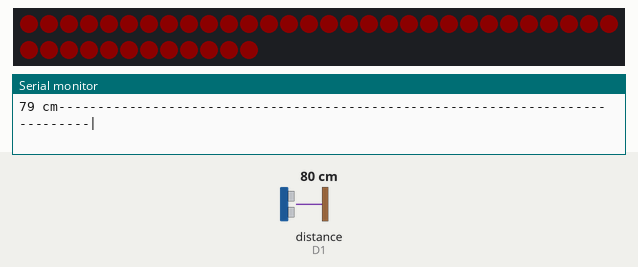
Simulated run of this program. Board: Adafruit Feather M0. Shown: 42 RGB LEDs in strip order, left to right, continuing on the next row, the last lines printed to the serial monitor. Wiring (inferred from the names in the program): ultrasonic range finder: trigger D2; echo D1. Inputs (shaded band) come from the test bench; at power-on: distance to the obstacle (sensor on D1) 80 cm. The echo pulse lasts 58.3 µs per cm; dim RGB values are drawn brighter than linear.

Above: at 1.2 s.
1.3 s: distance to the obstacle (sensor on D1) set to 2 cm
At 2.8 s:
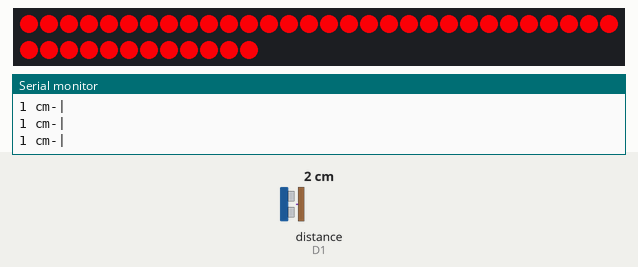
3.1 s: distance to the obstacle (sensor on D1) set to 250 cm
4.9 s: distance to the obstacle (sensor on D1) set to 299 cm
Timing chart, 0 to 7.9 s (numbered marks = the images above; inputs shaded):
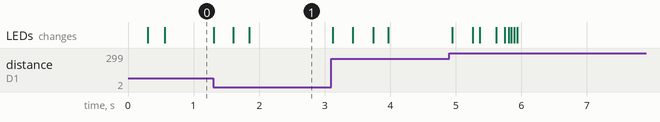

The program:

main.cpp
```cpp
#include <Arduino.h>
#include <FastLED.h>

#define ECHO_PIN 1
#define TRIGGER_PIN 2

#define LED_STRIP 3
#define LED_COUNT 42

long duration;
float speedOfSound = 0.034;

// * Tracking a moving average
const int totalReadings = 50;
int sensorReadings[totalReadings];
int currentIndex = 0;
int currentSum = 0;

uint8_t lightLevel;
CRGB leds[LED_COUNT];
uint8_t hue = 253;
uint8_t saturation = 255;

void setupUltrasonicSensor()
{
  pinMode(TRIGGER_PIN, OUTPUT);
  pinMode(ECHO_PIN, INPUT);
}

void setupLedStrip()
{
  FastLED.addLeds<NEOPIXEL, LED_STRIP>(leds, LED_COUNT);
}

void setup()
{
  setupUltrasonicSensor();
  setupLedStrip();

  Serial.begin(9600);
}

void updateLEDs(int brightnessLevel)
{
  lightLevel = map(brightnessLevel, 0, 100, 255, 0);

  // for (int i = 0; i < LED_COUNT; i++)
  // {
  //   hue += 1;
  //   if (hue % 255 == 0)
  //   {
  //     hue = 0;
  //   }
  //   leds[i] = CHSV(hue, saturation, lightLevel);
  // }
  fill_solid(leds, LED_COUNT, CHSV(hue, saturation, lightLevel));
  FastLED.show();
}

int readSensor()
{
  digitalWrite(TRIGGER_PIN, LOW);
  delayMicroseconds(2);
  digitalWrite(TRIGGER_PIN, HIGH);
  delayMicroseconds(10);
  digitalWrite(TRIGGER_PIN, LOW);

  duration = pulseIn(ECHO_PIN, HIGH);
  // * Speed of sound wave divided by 2 (out and back)
  return duration * speedOfSound / 2;
}

void logDistance(int distance)
{
  Serial.print(distance);
  Serial.print(" cm");
  for (int i = 0; i < distance; i++)
  {
    Serial.print("-");
  }
  Serial.println("|");
}

int updateMovingAverage(int rawDistance)
{
  currentSum -= sensorReadings[currentIndex];
  sensorReadings[currentIndex] = rawDistance;
  currentSum += rawDistance;
  currentIndex = (currentIndex + 1) % totalReadings;

  return currentSum / totalReadings;
}

unsigned long colorChangeInterval = 10;
unsigned long colorChangeLastChecked = 0;

void loop()
{
  unsigned long now = millis();
  if (now - colorChangeLastChecked > colorChangeInterval)
  {
    // int distance = readSensor();
    int distance = updateMovingAverage(readSensor());
    logDistance(distance);
    colorChangeLastChecked = now;
    updateLEDs(distance);
  }
}
```
